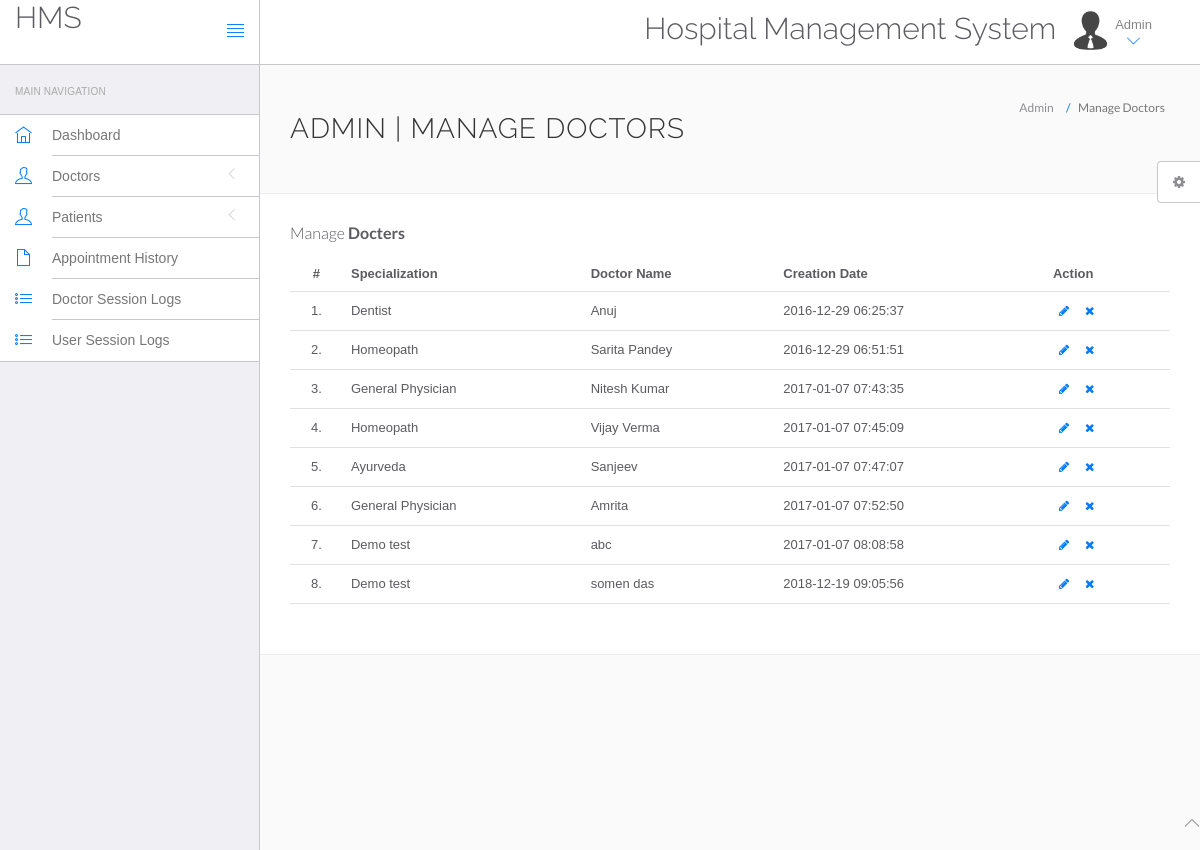
The app's page /hospital/hms/admin/manage-doctors.php (signed in) with its own data.
### tables this page shows
CREATE TABLE IF NOT EXISTS `doctors` (
  `id` int(11) NOT NULL AUTO_INCREMENT,
  `specilization` varchar(255) NOT NULL,
  `doctorName` varchar(255) NOT NULL,
  `address` longtext NOT NULL,
  `docFees` varchar(255) NOT NULL,
  `contactno` bigint(11) NOT NULL,
  `docEmail` varchar(255) NOT NULL,
  `password` varchar(255) NOT NULL,
  `creationDate` timestamp NOT NULL DEFAULT CURRENT_TIMESTAMP,
  `updationDate` varchar(255) NOT NULL,
  PRIMARY KEY (`id`)
);

### hospital/hms/admin/manage-doctors.php (the view, shortened to what this page needs)
<?php
include('include/config.php');
?>
<!DOCTYPE html>
<html lang="en">
	<head>
		<link rel="stylesheet" href="vendor/bootstrap/css/bootstrap.min.css">
		<link rel="stylesheet" href="vendor/fontawesome/css/font-awesome.min.css">
		<link rel="stylesheet" href="vendor/themify-icons/themify-icons.min.css">
		<link href="vendor/animate.css/animate.min.css" rel="stylesheet" media="screen">
		<link href="vendor/perfect-scrollbar/perfect-scrollbar.min.css" rel="stylesheet" media="screen">
		<link href="vendor/switchery/switchery.min.css" rel="stylesheet" media="screen">
		<link href="vendor/bootstrap-touchspin/jquery.bootstrap-touchspin.min.css" rel="stylesheet" media="screen">
		<link href="vendor/select2/select2.min.css" rel="stylesheet" media="screen">
		<link href="vendor/bootstrap-datepicker/bootstrap-datepicker3.standalone.min.css" rel="stylesheet" media="screen">
		<link href="vendor/bootstrap-timepicker/bootstrap-timepicker.min.css" rel="stylesheet" media="screen">
		<link rel="stylesheet" href="assets/css/styles.css">
		<link rel="stylesheet" href="assets/css/plugins.css">
		<link rel="stylesheet" href="assets/css/themes/theme-1.css" id="skin_color" />
	</head>
	<body>
		<div id="app">
<?php include('include/sidebar.php');?>
			<div class="app-content">
						<?php include('include/header.php');?>
				<div class="main-content" >
					<div class="wrap-content container" id="container">
						<section id="page-title">
							<div class="row">
								<div class="col-sm-8">
									<h1 class="mainTitle">Admin | Manage Doctors</h1>
																	</div>
								<ol class="breadcrumb">
									<li>
										<span>Admin</span>
									</li>
									<li class="active">
										<span>Manage Doctors</span>
									</li>
								</ol>
							</div>
						</section>
						<div class="container-fluid container-fullw bg-white">
									<div class="row">
								<div class="col-md-12">
									<h5 class="over-title margin-bottom-15">Manage <span class="text-bold">Docters</span></h5>
									<table class="table table-hover" id="sample-table-1">
										<thead>
											<tr>
												<th class="center">#</th>
												<th>Specialization</th>
												<th class="hidden-xs">Doctor Name</th>
												<th>Creation Date </th>
												<th>Action</th>
											</tr>
										</thead>
										<tbody>
<?php
$sql=mysqli_query($con,"select * from doctors");
$cnt=1;
while($row=mysqli_fetch_array($sql))
{
?>
											<tr>
												<td class="center"><?php echo $cnt;?>.</td>
												<td class="hidden-xs"><?php echo $row['specilization'];?></td>
												<td><?php echo $row['doctorName'];?></td>
												<td><?php echo $row['creationDate'];?>
												</td>
												<td >
												<div class="visible-md visible-lg hidden-sm hidden-xs">
							<a href="edit-doctor.php?id=<?php echo $row['id'];?>" class="btn btn-transparent btn-xs" tooltip-placement="top" tooltip="Edit"><i class="fa fa-pencil"></i></a>
	<a href="manage-doctors.php?id=<?php echo $row['id']?>&del=delete" onClick="return confirm('Are you sure you want to delete?')"class="btn btn-transparent btn-xs tooltips" tooltip-placement="top" tooltip="Remove"><i class="fa fa-times fa fa-white"></i></a>
												</div>
												</td>
											</tr>
											<?php
$cnt=$cnt+1;
											 }?>
										</tbody>
									</table>
								</div>
							</div>
								</div>
							</div>
						</div>
					</div>
				</div>
	<?php include('include/footer.php');?>
	<?php include('include/setting.php');?>
	</body>
</html>

### hospital/hms/admin/assets/css/themes/theme-1.css (style rules this page uses)
body { background: #FAFAFA; }

### records on screen
doctors: specilization "Dentist", doctorName "Anuj", creationDate "2016-12-29 06:25:37"
doctors: specilization "Homeopath", doctorName "Sarita Pandey", creationDate "2016-12-29 06:51:51"
doctors: specilization "General Physician", doctorName "Nitesh Kumar", creationDate "2017-01-07 07:43:35"
doctors: specilization "Homeopath", doctorName "Vijay Verma", creationDate "2017-01-07 07:45:09"
doctors: specilization "Ayurveda", doctorName "Sanjeev", creationDate "2017-01-07 07:47:07"
doctors: specilization "General Physician", doctorName "Amrita", creationDate "2017-01-07 07:52:50"
doctors: specilization "Demo test", doctorName "abc", creationDate "2017-01-07 08:08:58"
doctors: specilization "Demo test", doctorName "somen das", creationDate "2018-12-19 09:05:56"
